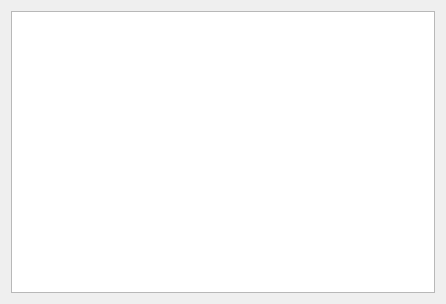
<?xml version="1.0" encoding="UTF-8"?>
<ui version="4.0">
 <class>Dialog</class>
 <widget class="QDialog" name="Dialog">
  <property name="geometry">
   <rect>
    <x>0</x>
    <y>0</y>
    <width>446</width>
    <height>304</height>
   </rect>
  </property>
  <property name="windowTitle">
   <string>Dialog</string>
  </property>
  <layout class="QGridLayout" name="gridLayout">
   <item row="0" column="0">
    <widget class="QTextEdit" name="textEdit"/>
   </item>
  </layout>
 </widget>
 <resources/>
 <connections/>
</ui>
